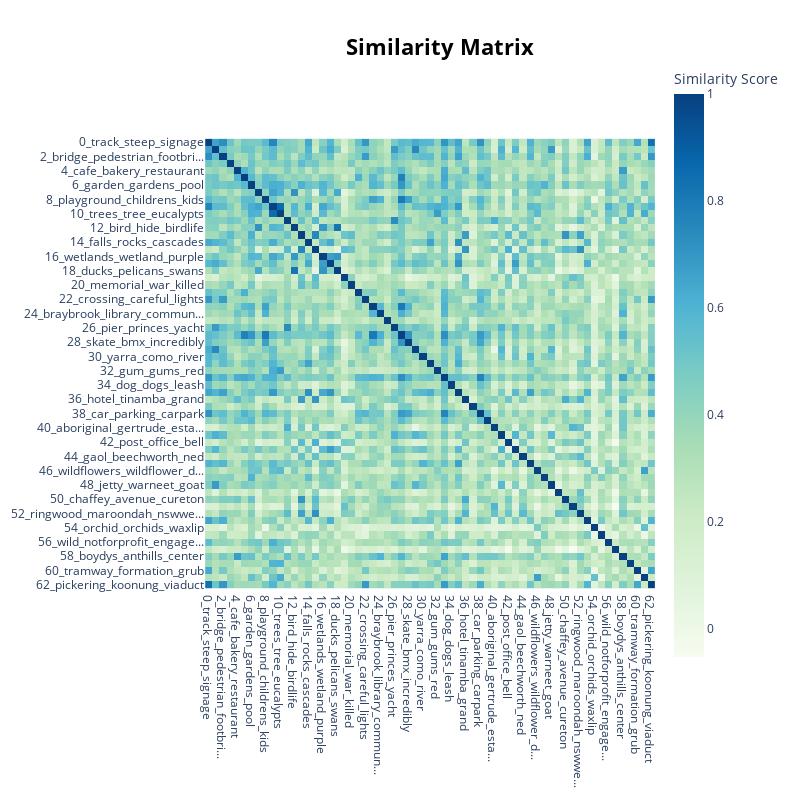

Notebook cell for this chart:
### Code cell
fig = topic_model.visualize_heatmap()

if not overwrite and os.path.isfile(heatmap_html_path):
    logger.info('figure is already saved in HTML and image format')
else:
    fig.write_html(heatmap_html_path)
    fig.write_image(heatmap_image_path)
    logger.info(f'figures saved in: \n\t{heatmap_html_path}\n\t{heatmap_image_path}')

fig

### Figure 1 — Plotly figure (JSON) as saved in the notebook; plotly's stock layout.template omitted (floating-point values rounded to 4 significant figures; data arrays with more than 128 entries replaced by an {"elided": "..."} marker saying what was removed)
{"data": [{"coloraxis": "coloraxis", "hovertemplate": "x: %{x}<br>y: %{y}<br>Similarity Score: %{z}<extra></extra>", "name": "0", "type": "heatmap", "x": ["0_track_steep_signage", "1_beach_bay_sand", "2_bridge_pedestrian_footbri...", "3_sculpture_artists_mural", "4_cafe_bakery_restaurant", "5_picnic_bbq_cover", "6_garden_gardens_pool", "7_kangaroos_animals_wildlife", "8_playground_childrens_kids", "9_fallen_teal_canopy", "10_trees_tree_eucalypts", "11_federation_flinders_square", "12_bird_hide_birdlife", "13_homestead_house_houses", "14_falls_rocks_cascades", "15_ballarat_civic_hall", "16_wetlands_wetland_purple", "17_lake_hume_lakes", "18_ducks_pelicans_swans", "19_church_uniting_cathedral", "20_memorial_war_killed", "21_seat_seats_seating", "22_crossing_careful_lights", "23_tennis_courts_netball", "24_braybrook_library_commun...", "25_mildura_milduras_wharf", "26_pier_princes_yacht", "27_play_jaycee_space", "28_skate_bmx_incredibly", "29_boardwalk_boardwalks_all...", "30_yarra_como_river", "31_coal_mine_gold", "32_gum_gums_red", "33_rupanyup_golf_batman", "34_dog_dogs_leash", "35_creek_yarriambiack_wimmera", "36_hotel_tinamba_grand", "37_gym_equipment_exercise", "38_car_parking_carpark", "39_toilets_toilet_block", "40_aboriginal_gertrude_esta...", "41_rowing_boat_rowers", "42_post_office_bell", "43_fishing_trout_fish", "44_gaol_beechworth_ned", "45_murray_brisbane_ranges", "46_wildflowers_wildflower_d...", "47_fountain_alexandra_god", "48_jetty_warneet_goat", "49_elmore_preschool_emr", "50_chaffey_avenue_cureton", "51_lonsdale_womens_lt", "52_ringwood_maroondah_nswwe...", "53_crusoe_reservoir_gate", "54_orchid_orchids_waxlip", "55_tower_towns_pumped", "56_wild_notforprofit_engage...", "57_fungi_mushrooms_mushroom", "58_boydys_anthills_center", "59_brummys_weeks_burnt", "60_tramway_formation_grub", "61_wisteria_emblem_riceflower", "62_pickering_koonung_viaduct"], "xaxis": "x", "y": ["0_track_steep_signage", "1_beach_bay_sand", "2_bridge_pedestrian_footbri...", "3_sculpture_artists_mural", "4_cafe_bakery_restaurant", "5_picnic_bbq_cover", "6_garden_gardens_pool", "7_kangaroos_animals_wildlife", "8_playground_childrens_kids", "9_fallen_teal_canopy", "10_trees_tree_eucalypts", "11_federation_flinders_square", "12_bird_hide_birdlife", "13_homestead_house_houses", "14_falls_rocks_cascades", "15_ballarat_civic_hall", "16_wetlands_wetland_purple", "17_lake_hume_lakes", "18_ducks_pelicans_swans", "19_church_uniting_cathedral", "20_memorial_war_killed", "21_seat_seats_seating", "22_crossing_careful_lights", "23_tennis_courts_netball", "24_braybrook_library_commun...", "25_mildura_milduras_wharf", "26_pier_princes_yacht", "27_play_jaycee_space", "28_skate_bmx_incredibly", "29_boardwalk_boardwalks_all...", "30_yarra_como_river", "31_coal_mine_gold", "32_gum_gums_red", "33_rupanyup_golf_batman", "34_dog_dogs_leash", "35_creek_yarriambiack_wimmera", "36_hotel_tinamba_grand", "37_gym_equipment_exercise", "38_car_parking_carpark", "39_toilets_toilet_block", "40_aboriginal_gertrude_esta...", "41_rowing_boat_rowers", "42_post_office_bell", "43_fishing_trout_fish", "44_gaol_beechworth_ned", "45_murray_brisbane_ranges", "46_wildflowers_wildflower_d...", "47_fountain_alexandra_god", "48_jetty_warneet_goat", "49_elmore_preschool_emr", "50_chaffey_avenue_cureton", "51_lonsdale_womens_lt", "52_ringwood_maroondah_nswwe...", "53_crusoe_reservoir_gate", "54_orchid_orchids_waxlip", "55_tower_towns_pumped", "56_wild_notforprofit_engage...", "57_fungi_mushrooms_mushroom", "58_boydys_anthills_center", "59_brummys_weeks_burnt", "60_tramway_formation_grub", "61_wisteria_emblem_riceflower", "62_pickering_koonung_viaduct"], "yaxis": "y", "z": {"elided": "63x63 float values"}}], "layout": {"coloraxis": {"colorbar": {"title": {"text": "Similarity Score"}}, "colorscale": [[0, "rgb(247,252,240)"], [0.125, "rgb(224,243,219)"], [0.25, "rgb(204,235,197)"], [0.375, "rgb(168,221,181)"], [0.5, "rgb(123,204,196)"], [0.625, "rgb(78,179,211)"], [0.75, "rgb(43,140,190)"], [0.875, "rgb(8,104,172)"], [1, "rgb(8,64,129)"]]}, "height": 800, "hoverlabel": {"bgcolor": "white", "font": {"family": "Rockwell", "size": 16}}, "legend": {"title": {"text": "Trend"}}, "margin": {"t": 60}, "showlegend": true, "title": {"font": {"color": "Black", "size": 22}, "text": "<b>Similarity Matrix</b>", "x": 0.55, "xanchor": "center", "y": 0.95, "yanchor": "top"}, "width": 800, "xaxis": {"anchor": "y", "constrain": "domain", "domain": [0, 1], "scaleanchor": "y"}, "yaxis": {"anchor": "x", "autorange": "reversed", "constrain": "domain", "domain": [0, 1]}}}
